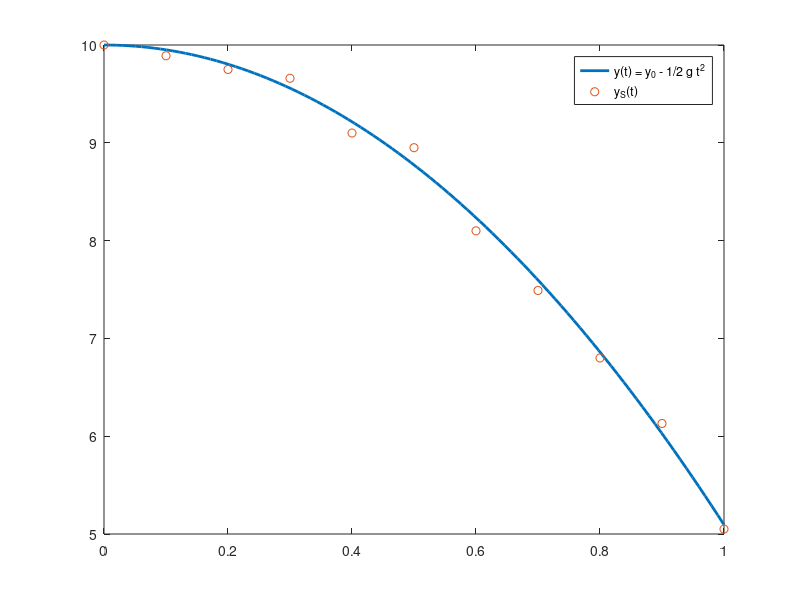
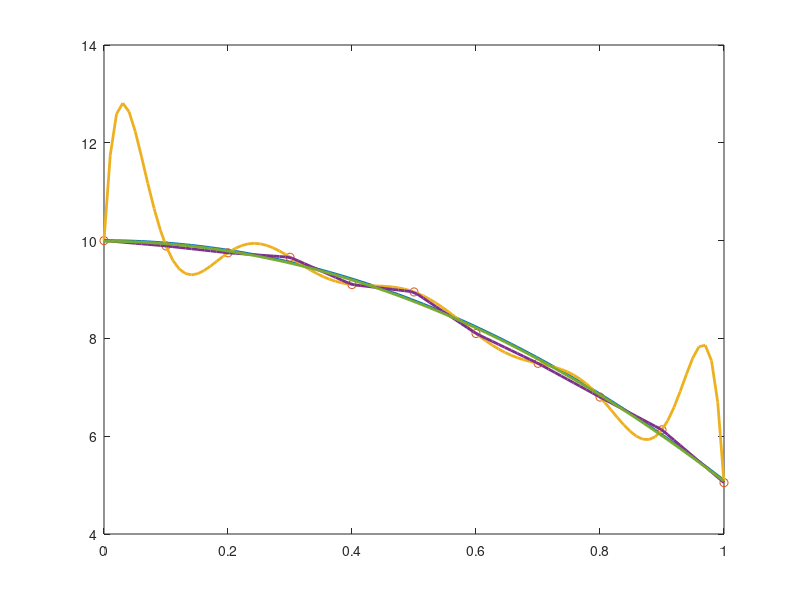
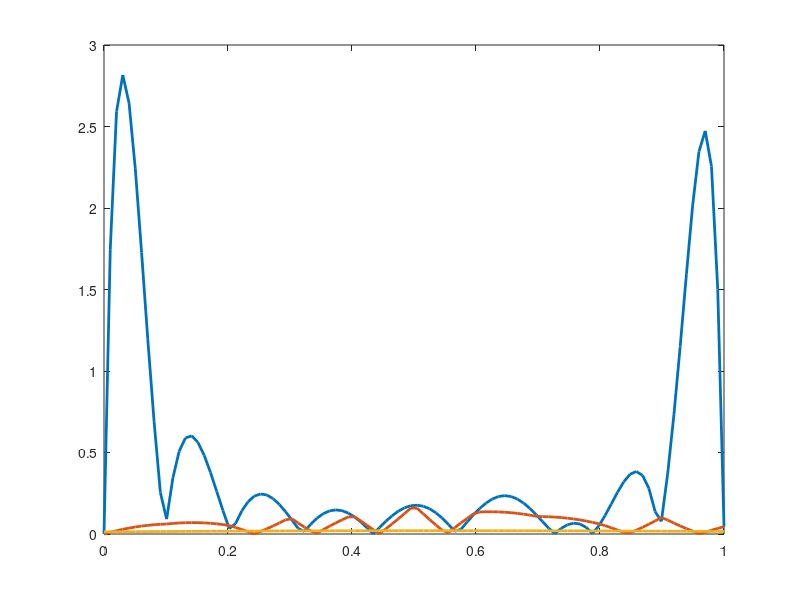

The MATLAB script that drew these images, in order:
clear; clc;

T = 1;
dt = 0.1;
y0 = 10;

t = 0:dt:T;
yS = [ 10.0 9.89 9.75 9.66 9.10 8.95 8.10 7.49 6.80 6.13 5.05 ];

%% 1. Si rappresentino sullo stesso grafico i dati sperimentali e la legge di moto ideale (in linea
% continua) data da:
% y = y0 − 1/2*g*t^2, g = 9.81 m/s2.

g = 9.81;

t_values = linspace(0, T, 100);
y_values = y0 - 1/2 * g * t_values.^2;

figure;
plot(t_values, y_values, 'DisplayName', 'y(t) = y_0 - 1/2 g t^2', 'LineWidth', 2);
hold on;
plot(t, yS, 'o', 'DisplayName', 'y_S(t)');
legend;

%% 2. A partire dai dati sperimentali disponibili si determinino:
% • il polinomio interpolante di Lagrange;
% • l’interpolante composita lineare;
% • l’approssimante polinomiale di grado 2, nel senso dei minimi quadrati.
% Si confrontino graficamente le approssimazioni, (sull’intervallo [0, 1]), con l’andamento
% previsto dalla legge ideale. Si faccia inoltre un confronto grafico della distribuzione
% dell’errore commesso da ogni interpolante e approssimazione e si valuti anche l’errore
% in norma infinito.

% Lagrange
poly_lagrange = polyfit(t, yS, length(t) - 1);
lagrange_values = polyval(poly_lagrange, t_values);

% Interpolante composita lineare
lin_values = interp1(t, yS, t_values, 'linear');

% Approssimante polinomiale di grado 2
poly2 = polyfit(t, yS, 2);
poly2_values = polyval(poly2, t_values);

% Grafico
figure;
plot(t_values, y_values, 'DisplayName', 'y(t) = y_0 - 1/2 g t^2', 'LineWidth', 2);
hold on;
plot(t, yS, 'o', 'DisplayName', 'y_S(t)');
plot(t_values, lagrange_values, 'DisplayName', 'Lagrange', 'LineWidth', 2);
plot(t_values, lin_values, 'DisplayName', 'Interpolante composita lineare', 'LineWidth', 2);
plot(t_values, poly2_values, 'DisplayName', 'Approssimante polinomiale di grado 2', 'LineWidth', 2);

% Errori

% Lagrange
error_lagrange = abs(y_values - polyval(poly_lagrange, t_values));

% Interpolante composita lineare
error_lin = abs(y_values - interp1(t, yS, t_values, 'linear'));

% Approssimante polinomiale di grado 2
error_poly2 = abs(y_values - polyval(poly2, t_values));

figure;
plot(t_values, error_lagrange, 'DisplayName', 'Errore Lagrange', 'LineWidth', 2);
hold on;
plot(t_values, error_lin, 'DisplayName', 'Errore Interpolante composita lineare', 'LineWidth', 2);
plot(t_values, error_poly2, 'DisplayName', 'Errore Approssimante polinomiale di grado 2', 'LineWidth', 2);


% Norma infinito
norm_inf_lagrange = max(abs(error_lagrange));
norm_inf_lin = max(abs(error_lin));
norm_inf_poly2 = max(abs(error_poly2));

fprintf('Norma infinito errore Lagrange: %f\n', norm_inf_lagrange);
fprintf('Norma infinito errore Interpolante composita lineare: %f\n', norm_inf_lin);
fprintf('Norma infinito errore Approssimante polinomiale di grado 2: %f\n', norm_inf_poly2);

%% 3. Si stimi l’altezza raggiunta dal grave al tempo t = 1.05 s sulla base dei dati sperimen-
% tali: in particolare si confrontino le stime ottenute dall’interpolazione polinomiale di
% Lagrange e dal polinomio approssimante nel senso dei minimi quadrati (di grado 2) con
% il risultato fornito dalle legge ideale. Si commenti il risultato ottenuto.

t_new = 1.05;

y_lagrange = polyval(poly_lagrange, t_new);
y_poly2 = polyval(poly2, t_new);
y_ideal = y0 - 1/2 * g * t_new^2;

fprintf('y_Lagrange(1.05) = %f\n', y_lagrange);
fprintf('y_Approssimante_polinomiale_di_grado_2(1.05) = %f\n', y_poly2);
fprintf('y_Ideale(1.05) = %f\n', y_ideal);